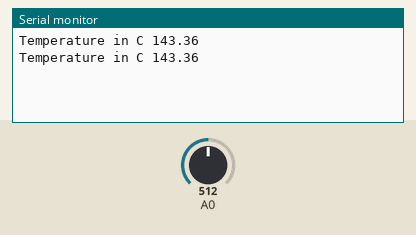
Bench run of a sketch on a simulated Arduino Uno, built with avr-gcc and run on an emulated ATmega328P. Parts: the last lines printed to the serial monitor. Inputs (shaded band) come from the test bench; at power-on: A0 = 512.

Above: at 2.8 s.
2.9 s: A0 set to 716
At 4.6 s:
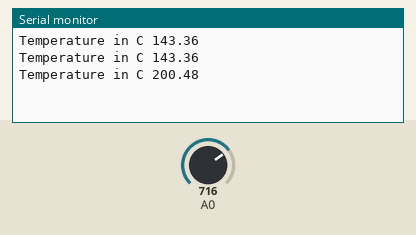
5.6 s: A0 set to 900
At 7.3 s:
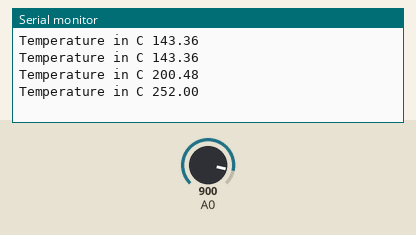
Timing chart, 0 to 8.8 s (numbered marks = the images above; inputs shaded):
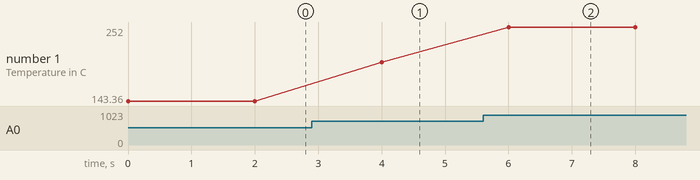

The sketch:

simple_led.ino
```cpp
void setup() {
  // put your setup code here, to run once:
Serial.begin(9600);
pinMode(A0,INPUT);

}

void loop() {
  float temp = analogRead(A0) * 0.28;
  Serial.print("Temperature in C ");
  Serial.println(temp);
  delay(2000);


}
```

Measured:
- after the input at 2.9 s, the serial monitor: prints a new line after 1.1 s (image 1)
- after the input at 5.6 s, the serial monitor: prints a new line after 0.40 s (image 2)
- plotted number 1: 143.36 → 200.48 after the input at 2.9 s, 200.48 → 252 after the input at 5.6 s
